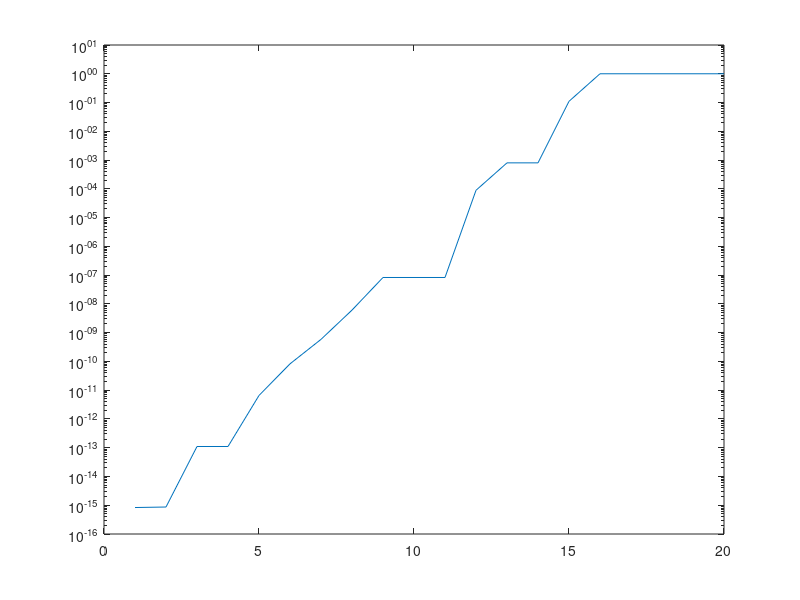

Recreate this plot in MATLAB.
clear all
close all
disp("______________")
result=zeros(21,1);
rel_er_1=zeros(21,1);
rel_er_2=zeros(21,1);

for i=1:21
    k=i-1;
    result(i)=(1+10^(-k))-1;
    rel_er_1(i)=abs(((1+10^(-k))-1)-10^(-k))/10^(-k);
    rel_er_2(i)=abs(1+10^(-k)-10^(-k)-1)/10^(-k);
end
  x=0:20;
  semilogy(x,rel_er_1)
  hold on
  semilogy(x,rel_er_2)